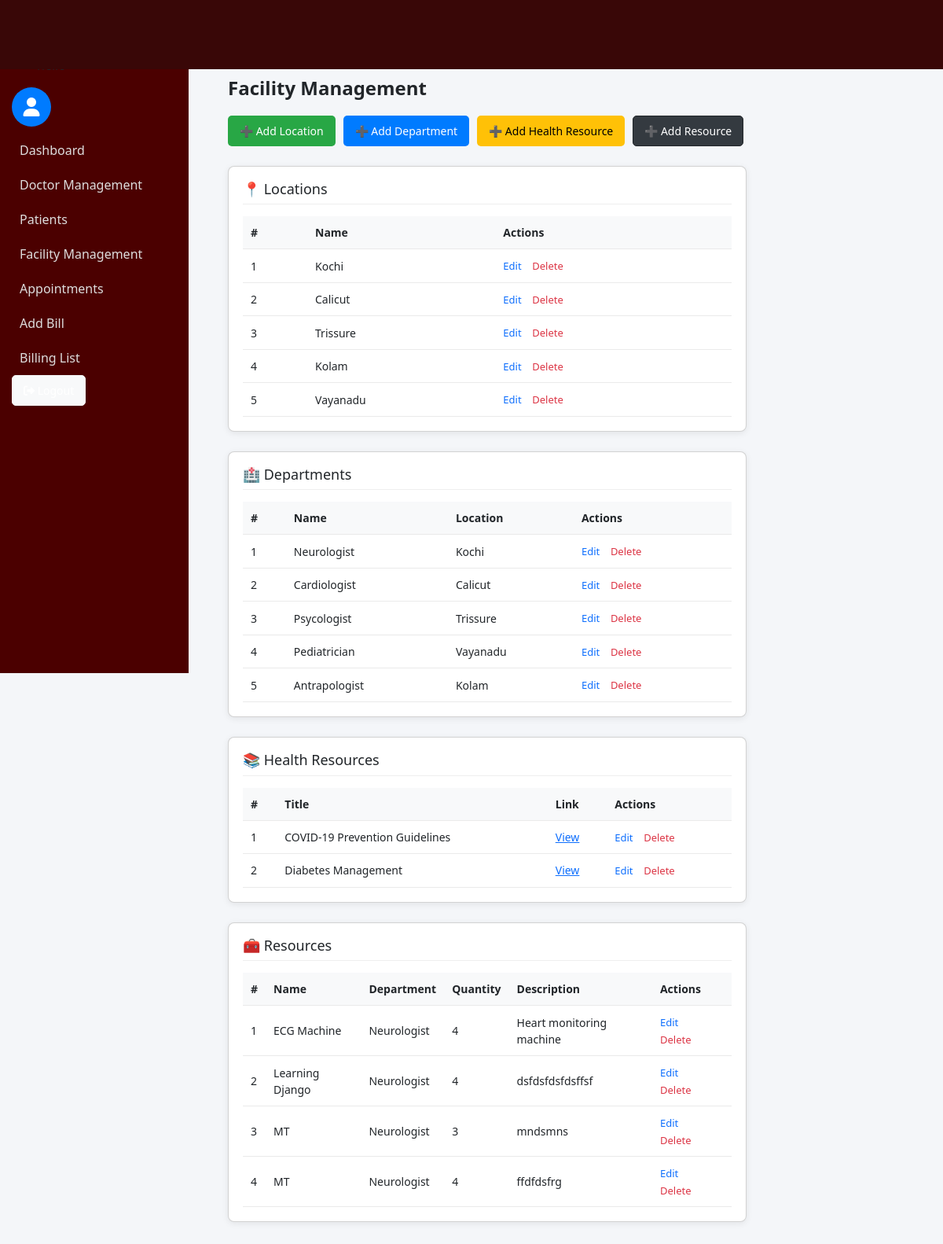
The app's page /facility/facility-resource/ with its own data.
### facility/models.py (models this page shows, shortened)
class Location(models.Model):
    name = models.CharField(max_length=100)

class Department(models.Model):
    name = models.CharField(max_length=100)
    location = models.ForeignKey(Location, on_delete=models.CASCADE)

class Resource(models.Model):
    name = models.CharField(max_length=100)
    department = models.ForeignKey(Department, on_delete=models.CASCADE)
    quantity = models.PositiveIntegerField()
    description = models.TextField(blank=True, null=True)

### patientapp/models.py (models this page shows, shortened)
class HealthResource(models.Model):
    title = models.CharField(max_length=200)
    content = models.TextField()
    link = models.URLField(blank=True, null=True)
    created_at = models.DateTimeField(auto_now_add=True)

### facility/views.py (the view)
# urls.py: path('facility-resource/', views.facility_dashboard, name='facility_dashboard'),
def facility_dashboard(request):
    locations = Location.objects.all()
    departments = Department.objects.all()
    resources = HealthResource.objects.all()
    facility_resources = Resource.objects.all()
    return render(request, 'admin/facility_dashboard.html', {
        'locations': locations,
        'departments': departments,
        'resources': resources,
        'facility_resources': facility_resources,
    })

### templates/admin/facility_dashboard.html (shortened to what this page needs)
{% extends "admin/base.html" %}
{% block content %}
<div class="main-content">
    <h2 class="page-title">Facility Management</h2>
<div class="action-bar">
    <a href="{% url 'add_location' %}" class="btn btn-green">➕ Add Location</a>
    <a href="{% url 'add_department' %}" class="btn btn-blue">➕ Add Department</a>
    <a href="{% url 'add_health_resource' %}" class="btn btn-yellow">➕ Add Health Resource</a>
    <a href="{% url 'resource_add' %}" class="btn btn-dark">➕ Add Resource</a>
</div>
<div class="card">
    <h3>📍 Locations</h3>
    <table>
        <tr>
            <th>#</th>
            <th>Name</th>
            <th>Actions</th>
        </tr>
        {% for location in locations %}
        <tr>
            <td>{{ location.id }}</td>
            <td>{{ location.name }}</td>
            <td class="actions">
                <a href="{% url 'edit_location' location.id %}" class="edit">Edit</a>
                <a href="{% url 'delete_location' location.id %}" class="delete"
                   onclick="return confirm('Delete this location?')">Delete</a>
            </td>
        </tr>
        {% empty %}
        <tr><td colspan="3" class="empty">No locations found</td></tr>
        {% endfor %}
    </table>
</div>
<div class="card">
    <h3>🏥 Departments</h3>
    <table>
        <tr>
            <th>#</th>
            <th>Name</th>
            <th>Location</th>
            <th>Actions</th>
        </tr>
        {% for department in departments %}
        <tr>
            <td>{{ department.id }}</td>
            <td>{{ department.name }}</td>
            <td>{{ department.location.name }}</td>
            <td class="actions">
                <a href="{% url 'edit_department' department.id %}" class="edit">Edit</a>
                <a href="{% url 'delete_department' department.id %}" class="delete"
                   onclick="return confirm('Delete this department?')">Delete</a>
            </td>
        </tr>
        {% empty %}
        <tr><td colspan="4" class="empty">No departments found</td></tr>
        {% endfor %}
    </table>
</div>
<div class="card">
    <h3>📚 Health Resources</h3>
    <table>
        <tr>
            <th>#</th>
            <th>Title</th>
            <th>Link</th>
            <th>Actions</th>
        </tr>
        {% for resource in resources %}
        <tr>
            <td>{{ resource.id }}</td>
            <td>{{ resource.title }}</td>
            <td>
                {% if resource.link %}
                    <a href="{{ resource.link }}" target="_blank" class="view">View</a>
                {% else %}
                    N/A
                {% endif %}
            </td>
            <td class="actions">
                <a href="{% url 'edit_resource' resource.id %}" class="edit">Edit</a>
                <a href="{% url 'delete_resource' resource.id %}" class="delete"
                   onclick="return confirm('Delete this resource?')">Delete</a>
            </td>
        </tr>
        {% empty %}
        <tr><td colspan="4" class="empty">No health resources found</td></tr>
        {% endfor %}
    </table>
</div>
<div class="card">
    <h3>🧰 Resources</h3>
    <table>
        <tr>
            <th>#</th>
            <th>Name</th>
            <th>Department</th>
            <th>Quantity</th>
            <th>Description</th>
            <th>Actions</th>
        </tr>
         {% for res in facility_resources %}
        <tr>
            <td>{{ res.id }}</td>
            <td>{{ res.name }}</td>
            <td>{{ res.department.name }}</td>
            <td>{{ res.quantity }}</td>
            <td>{{ res.description }}</td>
            <td class="actions">
                <a href="{% url 'resource_edit' res.pk %}" class="edit">Edit</a>
                <a href="{% url 'resource_delete' res.pk %}" class="delete"
                   onclick="return confirm('Delete this resource?')">Delete</a>
            </td>
        </tr>
        {% empty %}
        <tr><td colspan="5" class="empty">No resources found</td></tr>
        {% endfor %}
    </table>
</div>
</div>
{% endblock %}

### static/css/admin.css (style rules this page uses)
body { background: #f4f6f9; }
.main-content { margin-left: 240px; padding: 20px; }
h2 { font-size: 28px; margin-bottom: 5px; }

### templates/admin/facility_dashboard.html (style rules this page uses)
.page-title { font-size: 24px; font-weight: 600; margin-bottom: 20px; }
.action-bar { display: flex; flex-wrap: wrap; gap: 10px; margin-bottom: 25px; }
.btn { padding: 8px 14px; border-radius: 5px; text-decoration: none; font-size: 14px; color: #fff; display: inline-block; }
.btn-green { background: #28a745; }
.btn-blue { background: #007bff; }
.btn-yellow { background: #ffc107; color:#000; }
.btn-dark { background: #343a40; }
.card { background: #ffffff; border-radius: 8px; padding: 18px; margin-bottom: 25px; box-shadow: 0 2px 8px rgba(0,0,0,0.08); }
.card h3 { margin-bottom: 15px; font-size: 18px; border-bottom: 1px solid #eee; padding-bottom: 8px; }
table { width: 100%; border-collapse: collapse; font-size: 14px; }
th, td { padding: 10px; border-bottom: 1px solid #eaeaea; text-align: left; }
th { background: #f8f9fa; font-weight: 600; }
.actions a { margin-right: 10px; font-size: 13px; text-decoration: none; }
.actions .edit { color: #0d6efd; }
.actions .delete { color: #dc3545; }

### records on screen
Location: id "1", name "Kochi"
Location: id "2", name "Calicut"
Location: id "3", name "Trissure"
Location: id "4", name "Kolam"
Location: id "5", name "Vayanadu"
Department: id "1", name "Neurologist", location.name "Kochi"
Department: id "2", name "Cardiologist", location.name "Calicut"
Department: id "3", name "Psycologist", location.name "Trissure"
Department: id "4", name "Pediatrician", location.name "Vayanadu"
Department: id "5", name "Antrapologist", location.name "Kolam"
HealthResource: id "1", title "COVID-19 Prevention Guidelines"
HealthResource: id "2", title "Diabetes Management"
Resource: id "1", name "ECG Machine", department.name "Neurologist", quantity "4", description "Heart monitoring machine"
Resource: id "2", name "Learning Django", department.name "Neurologist", quantity "4", description "dsfdsfdsfdsffsf"
Resource: id "3", name "MT", department.name "Neurologist", quantity "3", description "mndsmns"
Resource: id "4", name "MT", department.name "Neurologist", quantity "4", description "ffdfdsfrg"
